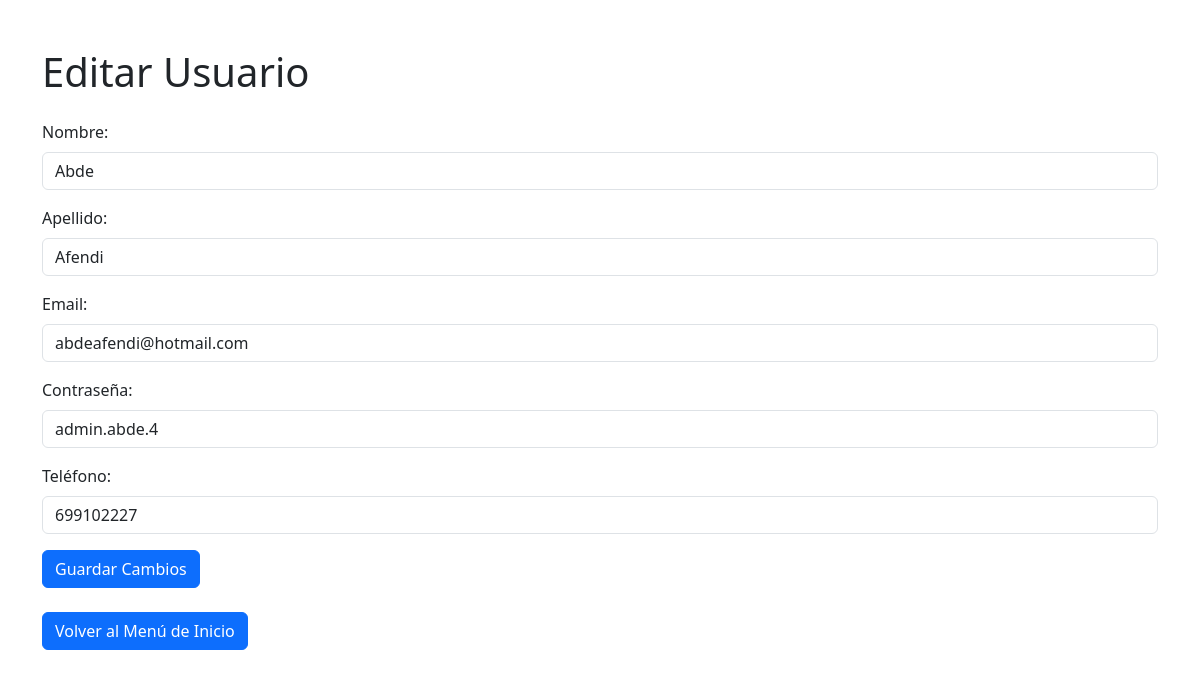
The page /secadmin/editarUsuario.php?idUsuario=4 on the database as committed earlier.
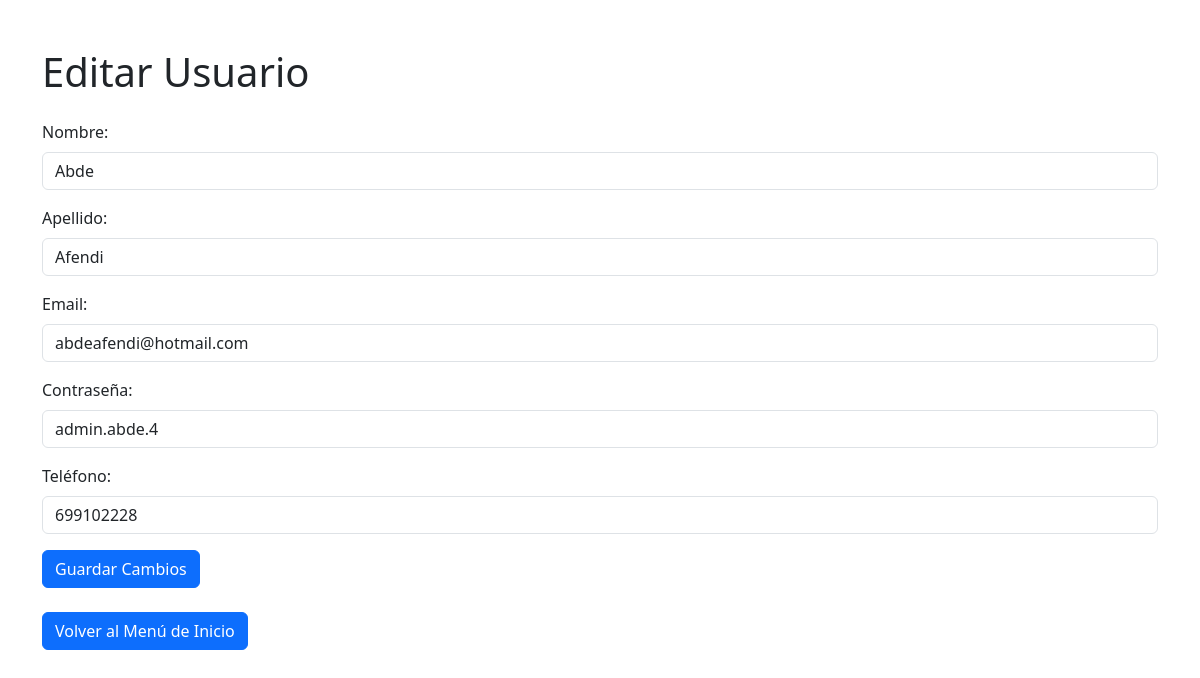
The same page on the database as committed later.
### tables this page shows
CREATE TABLE `usuarios` (
  `idUsuario` int(11) NOT NULL,
  `nombreUsuario` varchar(30) NOT NULL,
  `apellidoUsuario` varchar(50) NOT NULL,
  `emailUsuario` varchar(50) NOT NULL,
  `passwordUsuario` varchar(50) NOT NULL,
  `telefonoUsuario` int(11) NOT NULL,
  `rolUsuario` varchar(15) NOT NULL
);

### secadmin/editarUsuario.php (the view, shortened to what this page needs)
<?php
$server = "localhost:3306";
$user = "root";
$pass = "";
$base = "gestioninvernaderos";
$dwes = mysqli_connect($server, $user, $pass, $base);
if (isset($_GET['idUsuario'])) {
    $id = $_GET['idUsuario'];
    $query_user = "SELECT * FROM usuarios WHERE idUsuario = $id";
    $result_user = mysqli_query($dwes, $query_user);
    $user = mysqli_fetch_assoc($result_user);
}
?>
<!DOCTYPE html>
<html lang="es">
<head>
    <link href="https://cdn.jsdelivr.net/npm/bootstrap@5.3.3/dist/css/bootstrap.min.css" rel="stylesheet">
</head>
<body>
    <div class="container mt-5">
        <h1 class="mb-4">Editar Usuario</h1>
        <form method="post" action="">
            <div class="mb-3">
                <label for="nombreUsuario" class="form-label">Nombre:</label>
                <input type="text" name="nombreUsuario" class="form-control" value="<?php echo $user['nombreUsuario']; ?>" required>
            </div>
            <div class="mb-3">
                <label for="apellidoUsuario" class="form-label">Apellido:</label>
                <input type="text" name="apellidoUsuario" class="form-control" value="<?php echo $user['apellidoUsuario']; ?>" required>
            </div>
            <div class="mb-3">
                <label for="emailUsuario" class="form-label">Email:</label>
                <input type="email" name="emailUsuario" class="form-control" value="<?php echo $user['emailUsuario']; ?>" required>
            </div>
            <div class="mb-3">
                <label for="passwordUsuario" class="form-label">Contraseña:</label>
                <input type="text" name="passwordUsuario" class="form-control" value="<?php echo $user['passwordUsuario']; ?>" required>
            </div>
            <div class="mb-3">
                <label for="telefonoUsuario" class="form-label">Teléfono:</label>
                <input type="text" name="telefonoUsuario" class="form-control" value="<?php echo $user['telefonoUsuario']; ?>" required>
            </div>
            <button type="submit" name="edit_user" class="btn btn-primary">Guardar Cambios</button>
        </form>
        <a href="../agrosmart.php" class="btn btn-primary mt-4">Volver al Menú de Inicio</a> </div>
</body>
</html>

Rows that differ between the two databases and show on the page:
changed usuarios "Abde": telefonoUsuario "699102227" → "699102228"
